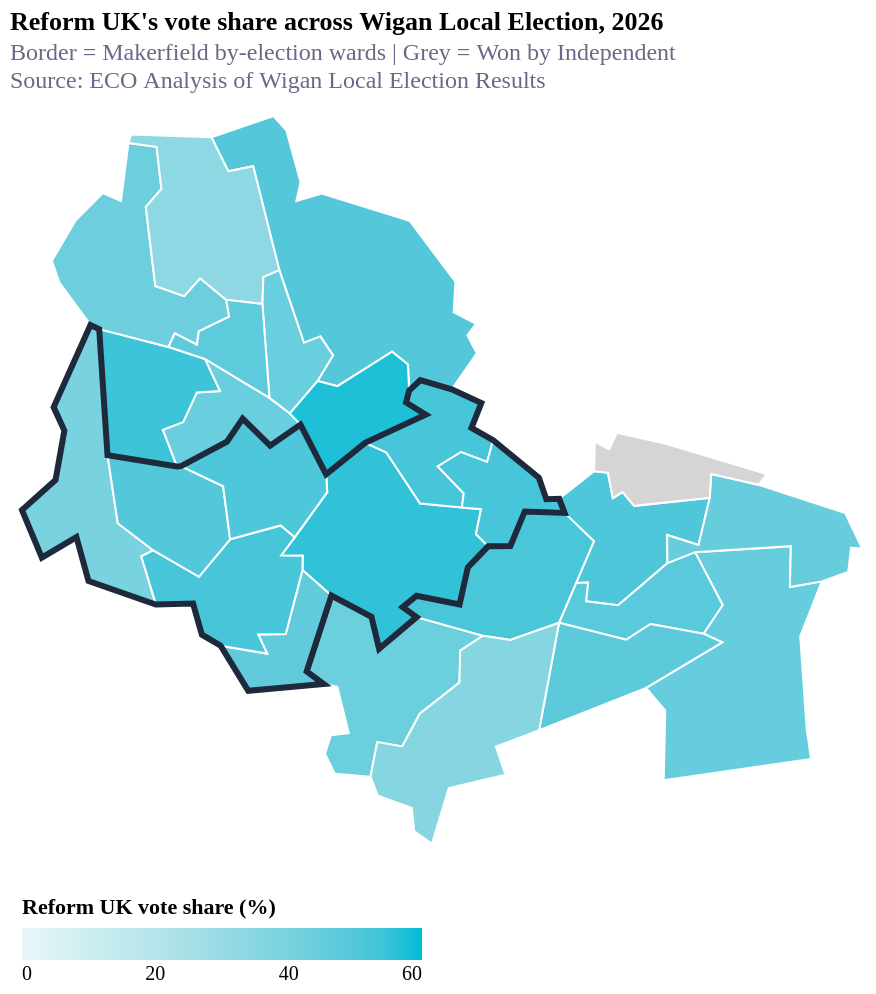

Notebook code cell kept with this figure:
### Code cell
gdf = gpd.GeoDataFrame.from_features(wigan_geo_all["features"], crs="EPSG:4326")
makerfield_gdf = gdf[gdf["WD24NM"].isin(makerfield_wards)]
makerfield_dissolved = makerfield_gdf.dissolve()
makerfield_outline = json.loads(makerfield_dissolved.to_json())

# Layer 1 — Reform UK vote share choropleth
base = (
    alt.Chart(alt.Data(values=wigan_geo_all["features"]))
    .mark_geoshape(stroke="white", strokeWidth=1)
    .transform_lookup(
        lookup="properties.WD24NM",
        from_=alt.LookupData(
            data=df_wide,
            key="WD24NM",
            fields=["Ward", "winner", "Reform UK", "Labour", "Green", "Conservative", "Lib Dem"],
        ),
    )
    .encode(
        color=alt.Color(
            "Reform UK:Q",
            scale=alt.Scale(domain=[0, 60], range=["#e8f7f8", "#00bed6"]),
            legend=alt.Legend(title="Reform UK vote share (%)", orient="bottom", gradientLength=200),
        ),
        tooltip=[
            alt.Tooltip("Ward:N",         title="Ward"),
            alt.Tooltip("winner:N",       title="Winner"),
            alt.Tooltip("Reform UK:Q",    title="Reform UK (%)",    format=".1f"),
            alt.Tooltip("Labour:Q",       title="Labour (%)",       format=".1f"),
            alt.Tooltip("Green:Q",        title="Green (%)",        format=".1f"),
            alt.Tooltip("Conservative:Q", title="Conservative (%)", format=".1f"),
            alt.Tooltip("Lib Dem:Q",      title="Lib Dem (%)",      format=".1f"),
        ],
    )
    .project(type="mercator")
)

atherton_grey = (
    alt.Chart(alt.Data(values=wigan_geo_all["features"]))
    .mark_geoshape(fill="#d6d4d4", stroke="white", strokeWidth=1)
    .transform_filter(
        alt.FieldOneOfPredicate(field="properties.WD24NM", oneOf=["Atherton North"])
    )
    .transform_lookup(
        lookup="properties.WD24NM",
        from_=alt.LookupData(
            data=df_wide,
            key="WD24NM",
            fields=["Ward", "winner", "Reform UK", "Labour", "Green", "Conservative", "Lib Dem"],
        ),
    )
    .encode(
        tooltip=[
            alt.Tooltip("Ward:N",         title="Ward"),
            alt.Tooltip("winner:N",       title="Winner"),
            alt.Tooltip("Reform UK:Q",    title="Reform UK (%)",    format=".1f"),
            alt.Tooltip("Labour:Q",       title="Labour (%)",       format=".1f"),
            alt.Tooltip("Green:Q",        title="Green (%)",        format=".1f"),
            alt.Tooltip("Conservative:Q", title="Conservative (%)", format=".1f"),
            alt.Tooltip("Lib Dem:Q",      title="Lib Dem (%)",      format=".1f"),
        ],
    )
    .project(type="mercator")
)

# Layer 3 — dissolved Makerfield border in red
makerfield_border = (
    alt.Chart(alt.Data(values=makerfield_outline["features"]))
    .mark_geoshape(fill=None, stroke="#1E293B", strokeWidth=3)
    .project(type="mercator")
)

wigan_map = (
    (base + atherton_grey + makerfield_border)
    .properties(
        width=420,
        height=380,
        title=alt.TitleParams(
            text="Reform UK's vote share across Wigan Local Election, 2026",
            subtitle=[
                "Border = Makerfield by-election wards | Grey = Won by Independent",
                "Source: ECO Analysis of Wigan Local Election Results",
            ],
            subtitleColor="#676A86",
            subtitleFontSize=12,
            anchor="start",
        ),
    )
)

wigan_map

### Figure 1 — Vega-Lite specification as saved in the notebook (floating-point values rounded to 4 significant figures)
{"config": {"font": "Circular Std", "mark": {"line": {"interpolate": "monotone"}}, "view": {"stroke": "transparent", "width": 400, "height": 300}, "range": {"category": ["#36B7B4", "#E6224B", "#F4C245", "#0063AF", "#00A767", "#179FDB", "#EB5C2E"], "diverging": ["#E6224B", "#E54753", "#C9C9C9", "#179FDB", "#122B39"], "heatmap": ["#C9C9C9", "#179FDB", "#0063AF", "#122B39"], "ordinal": ["#00A767", "#36B7B4", "#179FDB", "#0063AF", "#243B5A"]}, "axisX": {"domainColor": "#676A86", "domainOpacity": 0.5, "grid": false, "labelAngle": 0, "labelColor": "#676A86", "labelOpacity": 0.7, "orient": "bottom", "tickColor": "#676A86", "tickCount": 10, "tickOpacity": 0.5, "title": false, "titleAlign": "center", "titleAnchor": "middle", "titleColor": "#676A86", "titleFontSize": 12, "titleOpacity": 0.8, "titleY": -15}, "axisY": {"domainColor": "#676A86", "domainOpacity": 0.5, "gridColor": "#676A86", "gridDash": [1, 5], "gridOpacity": 0.5, "labelColor": "#676A86", "labelOpacity": 0.7, "labelPadding": 5, "tickColor": "#676A86", "tickCount": 8, "tickOpacity": 0.5, "ticks": false, "titleAlign": "left", "titleAngle": 0, "titleBaseline": "bottom", "titleColor": "#676A86", "titleFontSize": 12, "titleOpacity": 0.8, "titleX": 0, "titleY": -7}}, "layer": [{"data": {"values": [{"type": "Feature", "geometry": {"type": "Polygon", "coordinates": [[[-2.565, 53.52], [-2.558, 53.52], [-2.56, 53.52], [-2.556, 53.51], [-2.563, 53.51], [-2.566, 53.5], [-2.582, 53.5], [-2.588, 53.5], [-2.582, 53.5], [-2.596, 53.49], [-2.599, 53.5], [-2.614, 53.5], [-2.625, 53.51], [-2.625, 53.51], [-2.633, 53.51], [-2.628, 53.51], [-2.616, 53.52], [-2.616, 53.53], [-2.602, 53.54], [-2.594, 53.53], [-2.581, 53.52], [-2.565, 53.52]]]}, "properties": {"WD24NM": "Abram", "WD24CD": "E05014989"}}, {"type": "Feature", "geometry": {"type": "Polygon", "coordinates": [[[-2.614, 53.5], [-2.624, 53.48], [-2.617, 53.48], [-2.646, 53.48], [-2.656, 53.49], [-2.638, 53.49], [-2.642, 53.49], [-2.631, 53.49], [-2.625, 53.51], [-2.614, 53.5]]]}, "properties": {"WD24NM": "Ashton-in-Makerfield South", "WD24CD": "E05014990"}}, {"type": "Feature", "geometry": {"type": "Polygon", "coordinates": [[[-2.631, 53.61], [-2.626, 53.59], [-2.628, 53.59], [-2.618, 53.59], [-2.585, 53.59], [-2.568, 53.57], [-2.569, 53.56], [-2.56, 53.56], [-2.563, 53.56], [-2.56, 53.56], [-2.569, 53.55], [-2.581, 53.55], [-2.585, 53.55], [-2.586, 53.55], [-2.592, 53.56], [-2.612, 53.55], [-2.62, 53.55], [-2.614, 53.56], [-2.618, 53.56], [-2.625, 53.56], [-2.634, 53.57], [-2.644, 53.6], [-2.653, 53.6], [-2.659, 53.6], [-2.636, 53.61], [-2.631, 53.61]]]}, "properties": {"WD24NM": "Aspull, New Springs & Whelley", "WD24CD": "E05014991"}}, {"type": "Feature", "geometry": {"type": "Polygon", "coordinates": [[[-2.43, 53.5], [-2.439, 53.49], [-2.436, 53.47], [-2.436, 53.47], [-2.434, 53.47], [-2.49, 53.46], [-2.489, 53.48], [-2.496, 53.48], [-2.468, 53.49], [-2.475, 53.49], [-2.468, 53.5], [-2.478, 53.51], [-2.442, 53.51], [-2.442, 53.5], [-2.43, 53.5]]]}, "properties": {"WD24NM": "Astley", "WD24CD": "E05014992"}}, {"type": "Feature", "geometry": {"type": "Polygon", "coordinates": [[[-2.49, 53.54], [-2.451, 53.53], [-2.454, 53.53], [-2.472, 53.53], [-2.472, 53.52], [-2.501, 53.52], [-2.505, 53.52], [-2.509, 53.52], [-2.511, 53.53], [-2.516, 53.53], [-2.516, 53.54], [-2.51, 53.53], [-2.507, 53.54], [-2.49, 53.54]]]}, "properties": {"WD24NM": "Atherton North", "WD24CD": "E05014993"}}, {"type": "Feature", "geometry": {"type": "Polygon", "coordinates": [[[-2.472, 53.52], [-2.477, 53.51], [-2.488, 53.52], [-2.488, 53.51], [-2.507, 53.5], [-2.519, 53.5], [-2.518, 53.5], [-2.523, 53.5], [-2.516, 53.51], [-2.527, 53.52], [-2.529, 53.52], [-2.516, 53.53], [-2.511, 53.53], [-2.509, 53.52], [-2.505, 53.52], [-2.501, 53.52], [-2.472, 53.52]]]}, "properties": {"WD24NM": "Atherton South & Lilford", "WD24CD": "E05014994"}}, {"type": "Feature", "geometry": {"type": "Polygon", "coordinates": [[[-2.628, 53.51], [-2.633, 53.51], [-2.625, 53.51], [-2.625, 53.51], [-2.631, 53.49], [-2.642, 53.49], [-2.638, 53.49], [-2.656, 53.49], [-2.663, 53.49], [-2.666, 53.5], [-2.68, 53.5], [-2.686, 53.51], [-2.681, 53.51], [-2.664, 53.51], [-2.652, 53.51], [-2.633, 53.52], [-2.628, 53.51]]]}, "properties": {"WD24NM": "Bryn with Ashton-in-Makerfield North", "WD24CD": "E05014995"}}, {"type": "Feature", "geometry": {"type": "Polygon", "coordinates": [[[-2.638, 53.55], [-2.63, 53.54], [-2.626, 53.54], [-2.637, 53.53], [-2.648, 53.54], [-2.654, 53.54], [-2.671, 53.53], [-2.672, 53.53], [-2.678, 53.54], [-2.67, 53.54], [-2.665, 53.55], [-2.656, 53.55], [-2.662, 53.55], [-2.638, 53.55]]]}, "properties": {"WD24NM": "Douglas", "WD24CD": "E05014996"}}, {"type": "Feature", "geometry": {"type": "Polygon", "coordinates": [[[-2.582, 53.5], [-2.558, 53.49], [-2.566, 53.49], [-2.566, 53.48], [-2.581, 53.48], [-2.588, 53.47], [-2.597, 53.47], [-2.6, 53.46], [-2.613, 53.46], [-2.617, 53.47], [-2.615, 53.47], [-2.608, 53.47], [-2.612, 53.48], [-2.617, 53.48], [-2.624, 53.48], [-2.614, 53.5], [-2.599, 53.5], [-2.596, 53.49], [-2.582, 53.5]]]}, "properties": {"WD24NM": "Golborne & Lowton West", "WD24CD": "E05014997"}}, {"type": "Feature", "geometry": {"type": "Polygon", "coordinates": [[[-2.569, 53.55], [-2.558, 53.54], [-2.562, 53.54], [-2.554, 53.54], [-2.556, 53.53], [-2.566, 53.53], [-2.574, 53.53], [-2.565, 53.52], [-2.565, 53.52], [-2.581, 53.52], [-2.594, 53.53], [-2.602, 53.54], [-2.579, 53.54], [-2.586, 53.54], [-2.585, 53.55], [-2.581, 53.55], [-2.569, 53.55]]]}, "properties": {"WD24NM": "Hindley", "WD24CD": "E05014998"}}, {"type": "Feature", "geometry": {"type": "Polygon", "coordinates": [[[-2.529, 53.52], [-2.527, 53.52], [-2.542, 53.52], [-2.547, 53.51], [-2.556, 53.51], [-2.56, 53.52], [-2.558, 53.52], [-2.565, 53.52], [-2.565, 53.52], [-2.574, 53.53], [-2.566, 53.53], [-2.556, 53.53], [-2.554, 53.54], [-2.537, 53.53], [-2.534, 53.52], [-2.529, 53.52]]]}, "properties": {"WD24NM": "Hindley Green", "WD24CD": "E05014999"}}, {"type": "Feature", "geometry": {"type": "Polygon", "coordinates": [[[-2.585, 53.55], [-2.586, 53.54], [-2.579, 53.54], [-2.602, 53.54], [-2.616, 53.53], [-2.626, 53.54], [-2.63, 53.54], [-2.62, 53.55], [-2.612, 53.55], [-2.592, 53.56], [-2.586, 53.55], [-2.585, 53.55]]]}, "properties": {"WD24NM": "Ince", "WD24CD": "E05015000"}}, {"type": "Feature", "geometry": {"type": "Polygon", "coordinates": [[[-2.475, 53.49], [-2.495, 53.5], [-2.504, 53.49], [-2.529, 53.5], [-2.523, 53.5], [-2.518, 53.5], [-2.519, 53.5], [-2.507, 53.5], [-2.488, 53.51], [-2.478, 53.51], [-2.468, 53.5], [-2.475, 53.49]]]}, "properties": {"WD24NM": "Leigh Central & Higher Folds", "WD24CD": "E05015001"}}, {"type": "Feature", "geometry": {"type": "Polygon", "coordinates": [[[-2.475, 53.49], [-2.468, 53.49], [-2.496, 53.48], [-2.536, 53.47], [-2.529, 53.5], [-2.504, 53.49], [-2.495, 53.5], [-2.475, 53.49]]]}, "properties": {"WD24NM": "Leigh South", "WD24CD": "E05015002"}}, {"type": "Feature", "geometry": {"type": "Polygon", "coordinates": [[[-2.527, 53.52], [-2.516, 53.51], [-2.523, 53.5], [-2.529, 53.5], [-2.547, 53.49], [-2.558, 53.49], [-2.582, 53.5], [-2.588, 53.5], [-2.582, 53.5], [-2.566, 53.5], [-2.563, 53.51], [-2.556, 53.51], [-2.547, 53.51], [-2.542, 53.52], [-2.527, 53.52]]]}, "properties": {"WD24NM": "Leigh West", "WD24CD": "E05015003"}}, {"type": "Feature", "geometry": {"type": "Polygon", "coordinates": [[[-2.536, 53.47], [-2.553, 53.47], [-2.549, 53.46], [-2.57, 53.46], [-2.577, 53.45], [-2.583, 53.45], [-2.584, 53.45], [-2.597, 53.46], [-2.6, 53.46], [-2.597, 53.47], [-2.588, 53.47], [-2.581, 53.48], [-2.566, 53.48], [-2.566, 53.49], [-2.558, 53.49], [-2.547, 53.49], [-2.529, 53.5], [-2.536, 53.47]]]}, "properties": {"WD24NM": "Lowton East", "WD24CD": "E05015004"}}, {"type": "Feature", "geometry": {"type": "Polygon", "coordinates": [[[-2.701, 53.56], [-2.698, 53.53], [-2.694, 53.52], [-2.681, 53.51], [-2.686, 53.51], [-2.68, 53.5], [-2.705, 53.5], [-2.71, 53.51], [-2.723, 53.51], [-2.73, 53.52], [-2.718, 53.53], [-2.715, 53.54], [-2.719, 53.54], [-2.705, 53.56], [-2.701, 53.56]]]}, "properties": {"WD24NM": "Orrell", "WD24CD": "E05015005"}}, {"type": "Feature", "geometry": {"type": "Polygon", "coordinates": [[[-2.675, 53.56], [-2.662, 53.55], [-2.656, 53.55], [-2.665, 53.55], [-2.67, 53.54], [-2.678, 53.54], [-2.672, 53.53], [-2.698, 53.53], [-2.701, 53.56], [-2.675, 53.56]]]}, "properties": {"WD24NM": "Pemberton", "WD24CD": "E05015006"}}, {"type": "Feature", "geometry": {"type": "Polygon", "coordinates": [[[-2.654, 53.57], [-2.653, 53.56], [-2.664, 53.56], [-2.665, 53.56], [-2.673, 53.56], [-2.675, 53.56], [-2.701, 53.56], [-2.705, 53.56], [-2.716, 53.57], [-2.719, 53.58], [-2.71, 53.59], [-2.7, 53.59], [-2.693, 53.59], [-2.69, 53.6], [-2.68, 53.6], [-2.678, 53.59], [-2.684, 53.59], [-2.68, 53.57], [-2.67, 53.57], [-2.664, 53.57], [-2.654, 53.57]]]}, "properties": {"WD24NM": "Shevington with Lower Ground & Moor", "WD24CD": "E05015007"}}, {"type": "Feature", "geometry": {"type": "Polygon", "coordinates": [[[-2.659, 53.6], [-2.653, 53.6], [-2.644, 53.6], [-2.634, 53.57], [-2.64, 53.57], [-2.64, 53.57], [-2.654, 53.57], [-2.664, 53.57], [-2.67, 53.57], [-2.68, 53.57], [-2.684, 53.59], [-2.678, 53.59], [-2.68, 53.6], [-2.69, 53.6], [-2.689, 53.6], [-2.659, 53.6]]]}, "properties": {"WD24NM": "Standish with Langtree", "WD24CD": "E05015008"}}, {"type": "Feature", "geometry": {"type": "Polygon", "coordinates": [[[-2.454, 53.53], [-2.422, 53.52], [-2.415, 53.51], [-2.419, 53.51], [-2.421, 53.51], [-2.43, 53.5], [-2.442, 53.5], [-2.442, 53.51], [-2.478, 53.51], [-2.488, 53.51], [-2.488, 53.52], [-2.477, 53.51], [-2.472, 53.52], [-2.472, 53.53], [-2.454, 53.53]]]}, "properties": {"WD24NM": "Tyldesley & Mosley Common", "WD24CD": "E05015009"}}, {"type": "Feature", "geometry": {"type": "Polygon", "coordinates": [[[-2.62, 53.55], [-2.63, 53.54], [-2.638, 53.55], [-2.64, 53.57], [-2.64, 53.57], [-2.634, 53.57], [-2.625, 53.56], [-2.618, 53.56], [-2.614, 53.56], [-2.62, 53.55]]]}, "properties": {"WD24NM": "Wigan Central", "WD24CD": "E05015010"}}, {"type": "Feature", "geometry": {"type": "Polygon", "coordinates": [[[-2.64, 53.57], [-2.638, 53.55], [-2.662, 53.55], [-2.675, 53.56], [-2.673, 53.56], [-2.665, 53.56], [-2.664, 53.56], [-2.653, 53.56], [-2.654, 53.57], [-2.64, 53.57]]]}, "properties": {"WD24NM": "Wigan West", "WD24CD": "E05015011"}}, {"type": "Feature", "geometry": {"type": "Polygon", "coordinates": [[[-2.672, 53.53], [-2.671, 53.53], [-2.655, 53.53], [-2.652, 53.51], [-2.664, 53.51], [-2.681, 53.51], [-2.694, 53.52], [-2.698, 53.53], [-2.672, 53.53]]]}, "properties": {"WD24NM": "Winstanley", "WD24CD": "E05015012"}}, {"type": "Feature", "geometry": {"type": "Polygon", "coordinates": [[[-2.626, 53.54], [-2.616, 53.53], [-2.616, 53.52], [-2.628, 53.51], [-2.633, 53.52], [-2.652, 53.51], [-2.655, 53.53], [-2.671, 53.53], [-2.654, 53.54], [-2.648, 53.54], [-2.637, 53.53], [-2.626, 53.54]]]}, "properties": {"WD24NM": "Worsley Mesnes", "WD24CD": "E05015013"}}]}, "mark": {"type": "geoshape", "stroke": "white", "strokeWidth": 1}, "encoding": {"color": {"field": "Reform UK", "legend": {"gradientLength": 200, "orient": "bottom", "title": "Reform UK vote share (%)"}, "scale": {"domain": [0, 60], "range": ["#e8f7f8", "#00bed6"]}, "type": "quantitative"}, "tooltip": [{"field": "Ward", "title": "Ward", "type": "nominal"}, {"field": "winner", "title": "Winner", "type": "nominal"}, {"field": "Reform UK", "format": ".1f", "title": "Reform UK (%)", "type": "quantitative"}, {"field": "Labour", "format": ".1f", "title": "Labour (%)", "type": "quantitative"}, {"field": "Green", "format": ".1f", "title": "Green (%)", "type": "quantitative"}, {"field": "Conservative", "format": ".1f", "title": "Conservative (%)", "type": "quantitative"}, {"field": "Lib Dem", "format": ".1f", "title": "Lib Dem (%)", "type": "quantitative"}]}, "projection": {"type": "mercator"}, "transform": [{"lookup": "properties.WD24NM", "from": {"data": {"name": "data-c6695f70fc676860f9958816d84e829c"}, "key": "WD24NM", "fields": ["Ward", "winner", "Reform UK", "Labour", "Green", "Conservative", "Lib Dem"]}}]}, {"data": {"values": [{"type": "Feature", "geometry": {"type": "Polygon", "coordinates": [[[-2.565, 53.52], [-2.558, 53.52], [-2.56, 53.52], [-2.556, 53.51], [-2.563, 53.51], [-2.566, 53.5], [-2.582, 53.5], [-2.588, 53.5], [-2.582, 53.5], [-2.596, 53.49], [-2.599, 53.5], [-2.614, 53.5], [-2.625, 53.51], [-2.625, 53.51], [-2.633, 53.51], [-2.628, 53.51], [-2.616, 53.52], [-2.616, 53.53], [-2.602, 53.54], [-2.594, 53.53], [-2.581, 53.52], [-2.565, 53.52]]]}, "properties": {"WD24NM": "Abram", "WD24CD": "E05014989"}}, {"type": "Feature", "geometry": {"type": "Polygon", "coordinates": [[[-2.614, 53.5], [-2.624, 53.48], [-2.617, 53.48], [-2.646, 53.48], [-2.656, 53.49], [-2.638, 53.49], [-2.642, 53.49], [-2.631, 53.49], [-2.625, 53.51], [-2.614, 53.5]]]}, "properties": {"WD24NM": "Ashton-in-Makerfield South", "WD24CD": "E05014990"}}, {"type": "Feature", "geometry": {"type": "Polygon", "coordinates": [[[-2.631, 53.61], [-2.626, 53.59], [-2.628, 53.59], [-2.618, 53.59], [-2.585, 53.59], [-2.568, 53.57], [-2.569, 53.56], [-2.56, 53.56], [-2.563, 53.56], [-2.56, 53.56], [-2.569, 53.55], [-2.581, 53.55], [-2.585, 53.55], [-2.586, 53.55], [-2.592, 53.56], [-2.612, 53.55], [-2.62, 53.55], [-2.614, 53.56], [-2.618, 53.56], [-2.625, 53.56], [-2.634, 53.57], [-2.644, 53.6], [-2.653, 53.6], [-2.659, 53.6], [-2.636, 53.61], [-2.631, 53.61]]]}, "properties": {"WD24NM": "Aspull, New Springs & Whelley", "WD24CD": "E05014991"}}, {"type": "Feature", "geometry": {"type": "Polygon", "coordinates": [[[-2.43, 53.5], [-2.439, 53.49], [-2.436, 53.47], [-2.436, 53.47], [-2.434, 53.47], [-2.49, 53.46], [-2.489, 53.48], [-2.496, 53.48], [-2.468, 53.49], [-2.475, 53.49], [-2.468, 53.5], [-2.478, 53.51], [-2.442, 53.51], [-2.442, 53.5], [-2.43, 53.5]]]}, "properties": {"WD24NM": "Astley", "WD24CD": "E05014992"}}, {"type": "Feature", "geometry": {"type": "Polygon", "coordinates": [[[-2.49, 53.54], [-2.451, 53.53], [-2.454, 53.53], [-2.472, 53.53], [-2.472, 53.52], [-2.501, 53.52], [-2.505, 53.52], [-2.509, 53.52], [-2.511, 53.53], [-2.516, 53.53], [-2.516, 53.54], [-2.51, 53.53], [-2.507, 53.54], [-2.49, 53.54]]]}, "properties": {"WD24NM": "Atherton North", "WD24CD": "E05014993"}}, {"type": "Feature", "geometry": {"type": "Polygon", "coordinates": [[[-2.472, 53.52], [-2.477, 53.51], [-2.488, 53.52], [-2.488, 53.51], [-2.507, 53.5], [-2.519, 53.5], [-2.518, 53.5], [-2.523, 53.5], [-2.516, 53.51], [-2.527, 53.52], [-2.529, 53.52], [-2.516, 53.53], [-2.511, 53.53], [-2.509, 53.52], [-2.505, 53.52], [-2.501, 53.52], [-2.472, 53.52]]]}, "properties": {"WD24NM": "Atherton South & Lilford", "WD24CD": "E05014994"}}, {"type": "Feature", "geometry": {"type": "Polygon", "coordinates": [[[-2.628, 53.51], [-2.633, 53.51], [-2.625, 53.51], [-2.625, 53.51], [-2.631, 53.49], [-2.642, 53.49], [-2.638, 53.49], [-2.656, 53.49], [-2.663, 53.49], [-2.666, 53.5], [-2.68, 53.5], [-2.686, 53.51], [-2.681, 53.51], [-2.664, 53.51], [-2.652, 53.51], [-2.633, 53.52], [-2.628, 53.51]]]}, "properties": {"WD24NM": "Bryn with Ashton-in-Makerfield North", "WD24CD": "E05014995"}}, {"type": "Feature", "geometry": {"type": "Polygon", "coordinates": [[[-2.638, 53.55], [-2.63, 53.54], [-2.626, 53.54], [-2.637, 53.53], [-2.648, 53.54], [-2.654, 53.54], [-2.671, 53.53], [-2.672, 53.53], [-2.678, 53.54], [-2.67, 53.54], [-2.665, 53.55], [-2.656, 53.55], [-2.662, 53.55], [-2.638, 53.55]]]}, "properties": {"WD24NM": "Douglas", "WD24CD": "E05014996"}}, {"type": "Feature", "geometry": {"type": "Polygon", "coordinates": [[[-2.582, 53.5], [-2.558, 53.49], [-2.566, 53.49], [-2.566, 53.48], [-2.581, 53.48], [-2.588, 53.47], [-2.597, 53.47], [-2.6, 53.46], [-2.613, 53.46], [-2.617, 53.47], [-2.615, 53.47], [-2.608, 53.47], [-2.612, 53.48], [-2.617, 53.48], [-2.624, 53.48], [-2.614, 53.5], [-2.599, 53.5], [-2.596, 53.49], [-2.582, 53.5]]]}, "properties": {"WD24NM": "Golborne & Lowton West", "WD24CD": "E05014997"}}, {"type": "Feature", "geometry": {"type": "Polygon", "coordinates": [[[-2.569, 53.55], [-2.558, 53.54], [-2.562, 53.54], [-2.554, 53.54], [-2.556, 53.53], [-2.566, 53.53], [-2.574, 53.53], [-2.565, 53.52], [-2.565, 53.52], [-2.581, 53.52], [-2.594, 53.53], [-2.602, 53.54], [-2.579, 53.54], [-2.586, 53.54], [-2.585, 53.55], [-2.581, 53.55], [-2.569, 53.55]]]}, "properties": {"WD24NM": "Hindley", "WD24CD": "E05014998"}}, {"type": "Feature", "geometry": {"type": "Polygon", "coordinates": [[[-2.529, 53.52], [-2.527, 53.52], [-2.542, 53.52], [-2.547, 53.51], [-2.556, 53.51], [-2.56, 53.52], [-2.558, 53.52], [-2.565, 53.52], [-2.565, 53.52], [-2.574, 53.53], [-2.566, 53.53], [-2.556, 53.53], [-2.554, 53.54], [-2.537, 53.53], [-2.534, 53.52], [-2.529, 53.52]]]}, "properties": {"WD24NM": "Hindley Green", "WD24CD": "E05014999"}}, {"type": "Feature", "geometry": {"type": "Polygon", "coordinates": [[[-2.585, 53.55], [-2.586, 53.54], [-2.579, 53.54], [-2.602, 53.54], [-2.616, 53.53], [-2.626, 53.54], [-2.63, 53.54], [-2.62, 53.55], [-2.612, 53.55], [-2.592, 53.56], [-2.586, 53.55], [-2.585, 53.55]]]}, "properties": {"WD24NM": "Ince", "WD24CD": "E05015000"}}, {"type": "Feature", "geometry": {"type": "Polygon", "coordinates": [[[-2.475, 53.49], [-2.495, 53.5], [-2.504, 53.49], [-2.529, 53.5], [-2.523, 53.5], [-2.518, 53.5], [-2.519, 53.5], [-2.507, 53.5], [-2.488, 53.51], [-2.478, 53.51], [-2.468, 53.5], [-2.475, 53.49]]]}, "properties": {"WD24NM": "Leigh Central & Higher Folds", "WD24CD": "E05015001"}}, {"type": "Feature", "geometry": {"type": "Polygon", "coordinates": [[[-2.475, 53.49], [-2.468, 53.49], [-2.496, 53.48], [-2.536, 53.47], [-2.529, 53.5], [-2.504, 53.49], [-2.495, 53.5], [-2.475, 53.49]]]}, "properties": {"WD24NM": "Leigh South", "WD24CD": "E05015002"}}, {"type": "Feature", "geometry": {"type": "Polygon", "coordinates": [[[-2.527, 53.52], [-2.516, 53.51], [-2.523, 53.5], [-2.529, 53.5], [-2.547, 53.49], [-2.558, 53.49], [-2.582, 53.5], [-2.588, 53.5], [-2.582, 53.5], [-2.566, 53.5], [-2.563, 53.51], [-2.556, 53.51], [-2.547, 53.51], [-2.542, 53.52], [-2.527, 53.52]]]}, "properties": {"WD24NM": "Leigh West", "WD24CD": "E05015003"}}, {"type": "Feature", "geometry": {"type": "Polygon", "coordinates": [[[-2.536, 53.47], [-2.553, 53.47], [-2.549, 53.46], [-2.57, 53.46], [-2.577, 53.45], [-2.583, 53.45], [-2.584, 53.45], [-2.597, 53.46], [-2.6, 53.46], [-2.597, 53.47], [-2.588, 53.47], [-2.581, 53.48], [-2.566, 53.48], [-2.566, 53.49], [-2.558, 53.49], [-2.547, 53.49], [-2.529, 53.5], [-2.536, 53.47]]]}, "properties": {"WD24NM": "Lowton East", "WD24CD": "E05015004"}}, {"type": "Feature", "geometry": {"type": "Polygon", "coordinates": [[[-2.701, 53.56], [-2.698, 53.53], [-2.694, 53.52], [-2.681, 53.51], [-2.686, 53.51], [-2.68, 53.5], [-2.705, 53.5], [-2.71, 53.51], [-2.723, 53.51], [-2.73, 53.52], [-2.718, 53.53], [-2.715, 53.54], [-2.719, 53.54], [-2.705, 53.56], [-2.701, 53.56]]]}, "properties": {"WD24NM": "Orrell", "WD24CD": "E05015005"}}, {"type": "Feature", "geometry": {"type": "Polygon", "coordinates": [[[-2.675, 53.56], [-2.662, 53.55], [-2.656, 53.55], [-2.665, 53.55], [-2.67, 53.54], [-2.678, 53.54], [-2.672, 53.53], [-2.698, 53.53], [-2.701, 53.56], [-2.675, 53.56]]]}, "properties": {"WD24NM": "Pemberton", "WD24CD": "E05015006"}}, {"type": "Feature", "geometry": {"type": "Polygon", "coordinates": [[[-2.654, 53.57], [-2.653, 53.56], [-2.664, 53.56], [-2.665, 53.56], [-2.673, 53.56], [-2.675, 53.56], [-2.701, 53.56], [-2.705, 53.56], [-2.716, 53.57], [-2.719, 53.58], [-2.71, 53.59], [-2.7, 53.59], [-2.693, 53.59], [-2.69, 53.6], [-2.68, 53.6], [-2.678, 53.59], [-2.684, 53.59], [-2.68, 53.57], [-2.67, 53.57], [-2.664, 53.57], [-2.654, 53.57]]]}, "properties": {"WD24NM": "Shevington with Lower Ground & Moor", "WD24CD": "E05015007"}}, {"type": "Feature", "geometry": {"type": "Polygon", "coordinates": [[[-2.659, 53.6], [-2.653, 53.6], [-2.644, 53.6], [-2.634, 53.57], [-2.64, 53.57], [-2.64, 53.57], [-2.654, 53.57], [-2.664, 53.57], [-2.67, 53.57], [-2.68, 53.57], [-2.684, 53.59], [-2.678, 53.59], [-2.68, 53.6], [-2.69, 53.6], [-2.689, 53.6], [-2.659, 53.6]]]}, "properties": {"WD24NM": "Standish with Langtree", "WD24CD": "E05015008"}}, {"type": "Feature", "geometry": {"type": "Polygon", "coordinates": [[[-2.454, 53.53], [-2.422, 53.52], [-2.415, 53.51], [-2.419, 53.51], [-2.421, 53.51], [-2.43, 53.5], [-2.442, 53.5], [-2.442, 53.51], [-2.478, 53.51], [-2.488, 53.51], [-2.488, 53.52], [-2.477, 53.51], [-2.472, 53.52], [-2.472, 53.53], [-2.454, 53.53]]]}, "properties": {"WD24NM": "Tyldesley & Mosley Common", "WD24CD": "E05015009"}}, {"type": "Feature", "geometry": {"type": "Polygon", "coordinates": [[[-2.62, 53.55], [-2.63, 53.54], [-2.638, 53.55], [-2.64, 53.57], [-2.64, 53.57], [-2.634, 53.57], [-2.625, 53.56], [-2.618, 53.56], [-2.614, 53.56], [-2.62, 53.55]]]}, "properties": {"WD24NM": "Wigan Central", "WD24CD": "E05015010"}}, {"type": "Feature", "geometry": {"type": "Polygon", "coordinates": [[[-2.64, 53.57], [-2.638, 53.55], [-2.662, 53.55], [-2.675, 53.56], [-2.673, 53.56], [-2.665, 53.56], [-2.664, 53.56], [-2.653, 53.56], [-2.654, 53.57], [-2.64, 53.57]]]}, "properties": {"WD24NM": "Wigan West", "WD24CD": "E05015011"}}, {"type": "Feature", "geometry": {"type": "Polygon", "coordinates": [[[-2.672, 53.53], [-2.671, 53.53], [-2.655, 53.53], [-2.652, 53.51], [-2.664, 53.51], [-2.681, 53.51], [-2.694, 53.52], [-2.698, 53.53], [-2.672, 53.53]]]}, "properties": {"WD24NM": "Winstanley", "WD24CD": "E05015012"}}, {"type": "Feature", "geometry": {"type": "Polygon", "coordinates": [[[-2.626, 53.54], [-2.616, 53.53], [-2.616, 53.52], [-2.628, 53.51], [-2.633, 53.52], [-2.652, 53.51], [-2.655, 53.53], [-2.671, 53.53], [-2.654, 53.54], [-2.648, 53.54], [-2.637, 53.53], [-2.626, 53.54]]]}, "properties": {"WD24NM": "Worsley Mesnes", "WD24CD": "E05015013"}}]}, "mark": {"type": "geoshape", "fill": "#d6d4d4", "stroke": "white", "strokeWidth": 1}, "encoding": {"tooltip": [{"field": "Ward", "title": "Ward", "type": "nominal"}, {"field": "winner", "title": "Winner", "type": "nominal"}, {"field": "Reform UK", "format": ".1f", "title": "Reform UK (%)", "type": "quantitative"}, {"field": "Labour", "format": ".1f", "title": "Labour (%)", "type": "quantitative"}, {"field": "Green", "format": ".1f", "title": "Green (%)", "type": "quantitative"}, {"field": "Conservative", "format": ".1f", "title": "Conservative (%)", "type": "quantitative"}, {"field": "Lib Dem", "format": ".1f", "title": "Lib Dem (%)", "type": "quantitative"}]}, "projection": {"type": "mercator"}, "transform": [{"filter": {"field": "properties.WD24NM", "oneOf": ["Atherton North"]}}, {"lookup": "properties.WD24NM", "from": {"data": {"name": "data-c6695f70fc676860f9958816d84e829c"}, "key": "WD24NM", "fields": ["Ward", "winner", "Reform UK", "Labour", "Green", "Conservative", "Lib Dem"]}}]}, {"data": {"values": [{"id": "0", "type": "Feature", "properties": {"WD24NM": "Abram", "WD24CD": "E05014989"}, "geometry": {"type": "Polygon", "coordinates": [[[-2.646, 53.48], [-2.656, 53.49], [-2.663, 53.49], [-2.666, 53.5], [-2.68, 53.5], [-2.705, 53.5], [-2.71, 53.51], [-2.723, 53.51], [-2.73, 53.52], [-2.718, 53.53], [-2.715, 53.54], [-2.719, 53.54], [-2.705, 53.56], [-2.701, 53.56], [-2.698, 53.53], [-2.672, 53.53], [-2.671, 53.53], [-2.654, 53.54], [-2.648, 53.54], [-2.637, 53.53], [-2.626, 53.54], [-2.616, 53.53], [-2.602, 53.54], [-2.579, 53.54], [-2.586, 53.54], [-2.585, 53.55], [-2.581, 53.55], [-2.569, 53.55], [-2.558, 53.54], [-2.562, 53.54], [-2.554, 53.54], [-2.537, 53.53], [-2.534, 53.52], [-2.529, 53.52], [-2.527, 53.52], [-2.542, 53.52], [-2.547, 53.51], [-2.556, 53.51], [-2.563, 53.51], [-2.566, 53.5], [-2.582, 53.5], [-2.588, 53.5], [-2.582, 53.5], [-2.596, 53.49], [-2.599, 53.5], [-2.614, 53.5], [-2.624, 53.48], [-2.617, 53.48], [-2.646, 53.48]]]}}]}, "mark": {"type": "geoshape", "fill": null, "stroke": "#1E293B", "strokeWidth": 3}, "projection": {"type": "mercator"}}], "height": 380, "title": {"text": "Reform UK's vote share across Wigan Local Election, 2026", "anchor": "start", "subtitle": ["Border = Makerfield by-election wards | Grey = Won by Independent", "Source: ECO Analysis of Wigan Local Election Results"], "subtitleColor": "#676A86", "subtitleFontSize": 12}, "width": 420, "$schema": "https://vega.github.io/schema/vega-lite/v6.1.0.json", "datasets": {"data-c6695f70fc676860f9958816d84e829c": [{"Ward": "Abram", "Conservative": 4.5, "Green": 11.3, "Labour": 24.2, "Lib Dem": 4.0, "Other": 0.0, "Reform UK": 56.1, "winner": "Reform UK", "WD24NM": "Abram"}, {"Ward": "Ashton-in-Makerfield South", "Conservative": 8.4, "Green": 12.7, "Labour": 32.5, "Lib Dem": 0.0, "Other": 0.0, "Reform UK": 46.4, "winner": "Reform UK", "WD24NM": "Ashton-in-Makerfield South"}, {"Ward": "Aspull, New Springs & Whelley", "Conservative": 4.9, "Green": 9.6, "Labour": 32.6, "Lib Dem": 3.3, "Other": 0.0, "Reform UK": 49.6, "winner": "Reform UK", "WD24NM": "Aspull, New Springs & Whelley"}, {"Ward": "Astley", "Conservative": 8.4, "Green": 10.9, "Labour": 20.3, "Lib Dem": 0.0, "Other": 15.1, "Reform UK": 45.2, "winner": "Reform UK", "WD24NM": "Astley"}, {"Ward": "Atherton North", "Conservative": 3.5, "Green": 7.8, "Labour": 11.8, "Lib Dem": 0.0, "Other": 47.5, "Reform UK": 29.3, "winner": "Other", "WD24NM": "Atherton North"}, {"Ward": "Atherton South & Lilford", "Conservative": 5.8, "Green": 10.0, "Labour": 21.8, "Lib Dem": 0.0, "Other": 11.5, "Reform UK": 50.9, "winner": "Reform UK", "WD24NM": "Atherton South & Lilford"}, {"Ward": "Bryn with Ashton-in-Makerfield North", "Conservative": 6.8, "Green": 11.8, "Labour": 24.1, "Lib Dem": 5.2, "Other": 0.0, "Reform UK": 52.2, "winner": "Reform UK", "WD24NM": "Bryn with Ashton-in-Makerfield North"}, {"Ward": "Douglas", "Conservative": 4.2, "Green": 10.5, "Labour": 20.0, "Lib Dem": 3.5, "Other": 17.6, "Reform UK": 44.2, "winner": "Reform UK", "WD24NM": "Douglas"}, {"Ward": "Golborne & Lowton West", "Conservative": 9.1, "Green": 8.2, "Labour": 32.9, "Lib Dem": 0.0, "Other": 6.7, "Reform UK": 43.2, "winner": "Reform UK", "WD24NM": "Golborne & Lowton West"}, {"Ward": "Hindley", "Conservative": 4.0, "Green": 10.7, "Labour": 21.4, "Lib Dem": 3.6, "Other": 8.1, "Reform UK": 52.3, "winner": "Reform UK", "WD24NM": "Hindley"}, {"Ward": "Hindley Green", "Conservative": 4.8, "Green": 7.2, "Labour": 32.7, "Lib Dem": 3.0, "Other": 0.0, "Reform UK": 52.3, "winner": "Reform UK", "WD24NM": "Hindley Green"}, {"Ward": "Ince", "Conservative": 3.7, "Green": 11.8, "Labour": 19.6, "Lib Dem": 4.3, "Other": 2.4, "Reform UK": 58.3, "winner": "Reform UK", "WD24NM": "Ince"}, {"Ward": "Leigh Central & Higher Folds", "Conservative": 6.2, "Green": 15.0, "Labour": 25.2, "Lib Dem": 0.0, "Other": 5.3, "Reform UK": 48.3, "winner": "Reform UK", "WD24NM": "Leigh Central & Higher Folds"}, {"Ward": "Leigh South", "Conservative": 7.5, "Green": 8.7, "Labour": 25.1, "Lib Dem": 5.5, "Other": 5.7, "Reform UK": 47.5, "winner": "Reform UK", "WD24NM": "Leigh South"}, {"Ward": "Leigh West", "Conservative": 6.7, "Green": 10.7, "Labour": 25.5, "Lib Dem": 5.3, "Other": 0.0, "Reform UK": 51.8, "winner": "Reform UK", "WD24NM": "Leigh West"}, {"Ward": "Lowton East", "Conservative": 29.7, "Green": 10.0, "Labour": 24.4, "Lib Dem": 0.0, "Other": 0.0, "Reform UK": 35.8, "winner": "Reform UK", "WD24NM": "Lowton East"}, {"Ward": "Orrell", "Conservative": 19.4, "Green": 11.6, "Labour": 24.2, "Lib Dem": 4.9, "Other": 0.0, "Reform UK": 39.9, "winner": "Reform UK", "WD24NM": "Orrell"}, {"Ward": "Pemberton", "Conservative": 4.9, "Green": 12.0, "Labour": 24.5, "Lib Dem": 4.4, "Other": 0.0, "Reform UK": 54.2, "winner": "Reform UK", "WD24NM": "Pemberton"}, {"Ward": "Shevington with Lower Ground & Moor", "Conservative": 7.0, "Green": 14.2, "Labour": 25.8, "Lib Dem": 4.2, "Other": 5.7, "Reform UK": 43.1, "winner": "Reform UK", "WD24NM": "Shevington with Lower Ground & Moor"}, {"Ward": "Standish with Langtree", "Conservative": 14.4, "Green": 14.8, "Labour": 19.9, "Lib Dem": 2.1, "Other": 15.9, "Reform UK": 32.9, "winner": "Reform UK", "WD24NM": "Standish with Langtree"}, {"Ward": "Tyldesley & Mosley Common", "Conservative": 8.3, "Green": 14.2, "Labour": 19.8, "Lib Dem": 0.0, "Other": 12.9, "Reform UK": 44.7, "winner": "Reform UK", "WD24NM": "Tyldesley & Mosley Common"}, {"Ward": "Wigan Central", "Conservative": 7.3, "Green": 12.9, "Labour": 30.0, "Lib Dem": 5.7, "Other": 0.0, "Reform UK": 44.1, "winner": "Reform UK", "WD24NM": "Wigan Central"}, {"Ward": "Wigan West", "Conservative": 4.7, "Green": 14.3, "Labour": 28.1, "Lib Dem": 5.7, "Other": 0.0, "Reform UK": 47.3, "winner": "Reform UK", "WD24NM": "Wigan West"}, {"Ward": "Winstanley", "Conservative": 6.4, "Green": 8.2, "Labour": 31.0, "Lib Dem": 4.6, "Other": 0.0, "Reform UK": 49.7, "winner": "Reform UK", "WD24NM": "Winstanley"}, {"Ward": "Worsley Mesnes", "Conservative": 3.0, "Green": 9.5, "Labour": 25.2, "Lib Dem": 3.2, "Other": 8.1, "Reform UK": 50.9, "winner": "Reform UK", "WD24NM": "Worsley Mesnes"}]}}
